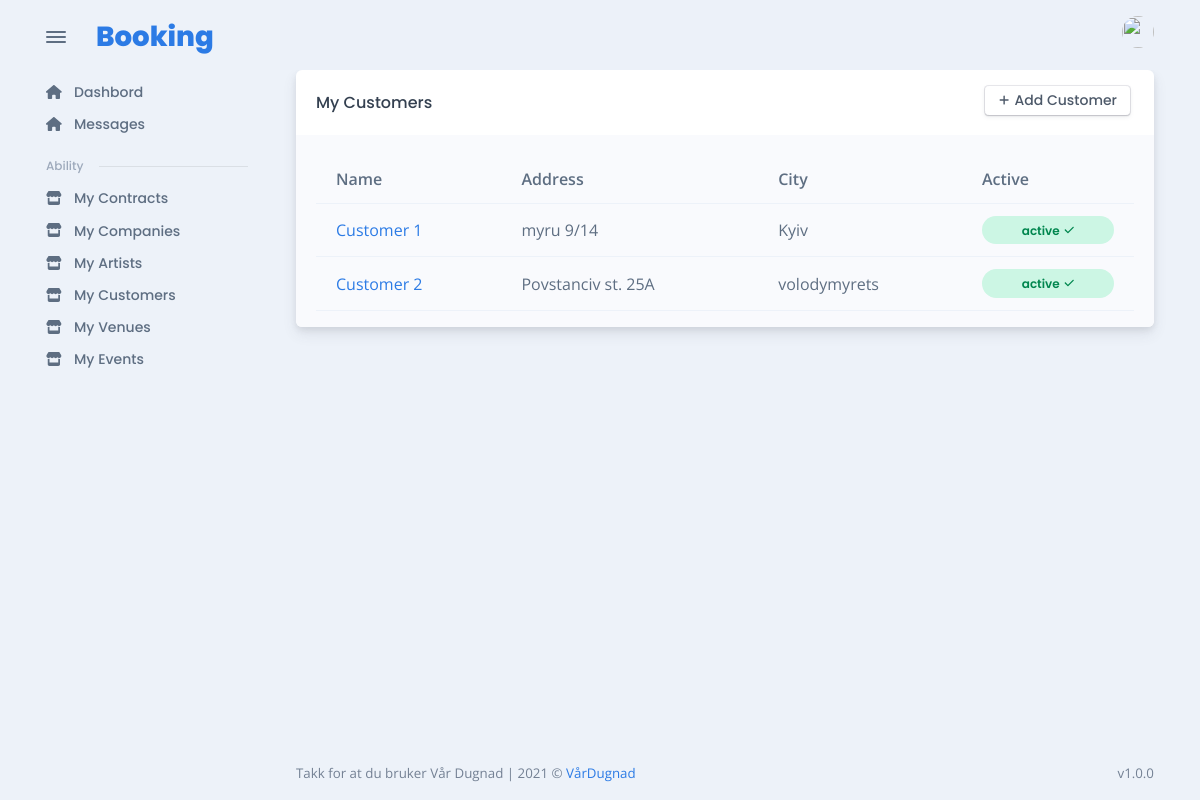
/customer/my/ (signed in), run on the app's committed database.
### customer/models.py (models this page shows, shortened)
class CustomerAccess(models.Model):
    customer = models.ForeignKey(Customer, verbose_name="customer_access", on_delete=models.CASCADE)
    access = models.ForeignKey(User, verbose_name=("access"), on_delete=models.CASCADE, null=True)
    admin = models.BooleanField(default=False)
    class Meta:
        unique_together = ('customer', 'access', )

class Customer(models.Model):
    organization_number = models.CharField("Organization number", max_length=255, unique=True)
    name = models.CharField("Name", max_length=255, unique=True)
    address = models.CharField("Address", max_length=255)
    zip_code = models.CharField("Zip Code", max_length=255)
    city = models.CharField("City", max_length=255)
    active = models.BooleanField(default=True)

### customer/views.py (the view)
# urls.py: path("my/", MyCustomerListView.as_view(), name="my_customers"),
class MyCustomerListView(LoginRequiredMixin, ListView):
    model = CustomerAccess
    template_name = "customer/my_customer_list.html"
    context_object_name = "customer_access"
    def get_queryset(self):
        return handle_customer.get_customers_for_user(self.request.user)
    def dispatch(self, *args, **kwargs):
        dispatch_method = super(MyCustomerListView, self).dispatch
        if not (
            self.request.user.is_staff
            or CustomerAccess.objects.filter(access=self.request.user)
        ):
            raise PermissionDenied
        return dispatch_method(*args, **kwargs)
    def get_context_data(self, **kwargs):
        context = super().get_context_data(**kwargs)
        context["has_perm"] = self.request.user.is_staff
        return context

### artist/templatetags/artist_tags.py (called while the page is built)
@register.filter
def has_access_to_artist(user):
    return ArtistAccess.objects.filter(access=user)

### customer/services/handle_customer.py (called while the page is built)
def get_customers_for_user(user):
    return CustomerAccess.objects.filter(access=user)

### customer/templatetags/customer_tags.py (called while the page is built)
@register.filter
def has_access_to_customer(user):
    return CustomerAccess.objects.filter(access=user)

@register.filter
def user_has_customer_or_can_create_contract(user):
    return CustomerAccess.objects.filter(access=user, admin=True)

### event/templatetags/event_tags.py (called while the page is built)
@register.filter
def has_access_to_event(user):
    return EventTeam.objects.filter(user = user)

### users/models.py (called while the page is built)
    @property
    def is_staff(self):
        return self.staff

### venue/templatetags/venue_tags.py (called while the page is built)
@register.filter
def has_access_to_venue(user):
    return VenueAccess.objects.filter(access=user)

### templates/customer/my_customer_list.html (shortened to what this page needs)
{% extends 'base/auth_base.html' %}
{% load static %}
{% load widget_tweaks %}
{% load artist_tags %}
{% block content %}
<div class="card">
  <div class="card-header">
    <div class="row flex-between-center">
      <div class="col-4 col-sm-auto d-flex align-items-center pe-0">
        <h5 class="fs-0 mb-0 text-nowrap py-2 py-xl-0">My Customers</h5>
      </div>
      {% if has_perm %}
      <div class="col-8 col-sm-auto text-end ps-2">
        <a href="{% url 'add_new_customer' %}" class="btn btn-falcon-default btn-sm me-1 mb-1">
          <span class="fas fa-plus me-1" data-fa-transform="shrink-3"></span>Add Customer
        </a>
      </div>
      {% endif %}
    </div>
  </div>
  <div class="card-body bg-light pb-0">
    <div class="table-responsive scrollbar">
      {% if customer_access|length %}
        <table class="table table-hover table-striped overflow-hidden">
            <thead>
              <tr>
                <th scope="col">Name</th>
                <th scope="col">Address</th>
                <th scope="col">City</th>
                <th scope="col">Active</th>
              </tr>
            </thead>
            <tbody>
              {% for access in customer_access %}
                <tr class="align-middle mb-10" id="table_row">
                  <td class="text-nowrap">
                    <div class="d-flex align-items-center">
                      <div class=""><a href="{% url 'customer_details' access.customer.id %}">{{access.customer.name}}</a></div>
                  </td>
                  <td class="text-nowrap"> {{access.customer.address}} </td>
                  <td class="text-nowrap"> {{access.customer.city}} </td>
                  {% if access.customer.active %}
                    <td><span class="badge badge rounded-pill d-block p-2 badge-soft-success">active<span class="ms-1 fas fa-check" data-fa-transform="shrink-2"></span></span></td>
                  {% else %}
                    <td><span class="badge badge rounded-pill d-block p-2 badge-soft-danger">not active<span class="ms-1 fas fa-times" data-fa-transform="shrink-2"></span></span></td>
                  {% endif %}
                </tr>
              {% endfor %}
            </tbody>
          </table>
          {% else %}
            {% if has_perm %}
              <p>There is no customer yet, try to add some</p>
            {% else %}
              <p>There is no customer yet and you are not allowed to add some</p>
            {% endif %}
          {% endif %}
    </div>
  </div>
  </div>
{% endblock %}

### data on the page
CustomerAccess: customer.name "Customer 1", customer.address "myru 9/14", customer.city "Kyiv", shows "active"
CustomerAccess: customer.name "Customer 2", customer.address "Povstanciv st. 25A", customer.city "volodymyrets", shows "active"
